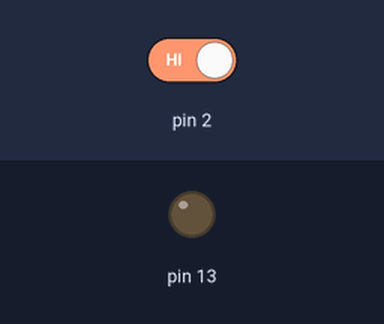
Bench run of a sketch on a simulated Arduino Uno, built with avr-gcc and run on an emulated ATmega328P. Shown: output pins drawn as LEDs (lit = HIGH). The test bench sets the inputs (shaded band); at power-on: pin 2 HIGH.

Above: at 1.2 s.
1.3 s: pin 2 driven LOW
At 1.8 s:
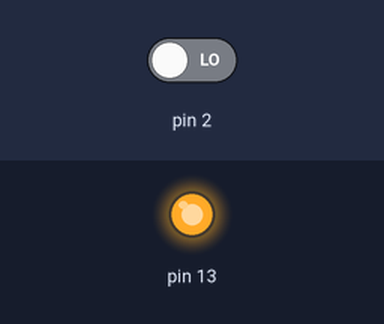
2.8 s: pin 2 driven HIGH
At 4.1 s:
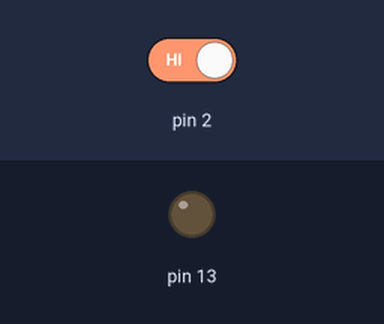
Timing chart, 0 to 5.8 s (numbered marks = the images above; inputs shaded):
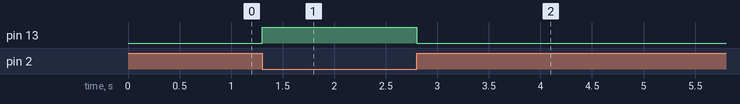

Measured:
- after the input at 1.3 s, pin 13: LOW → HIGH at once
- after the input at 2.8 s, pin 13: HIGH → LOW at once

The sketch:

excercise-2.ino
```cpp
void setup() {
 pinMode(2, INPUT);
 pinMode(13, OUTPUT);
}

void loop() {
     if (digitalRead(2) == LOW){
      digitalWrite(13, HIGH);
     }else{
      digitalWrite(13,LOW);
     }
}
```
